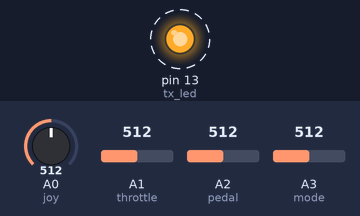
Recording of a sketch running on a simulated Arduino Uno, built with avr-gcc and run on an emulated ATmega328P. On the bench: output pins drawn as LEDs (lit = HIGH). Dashed ring = blinking. The inputs (shaded band) are chosen by the test bench; at power-on: A0 (joy) = 512, A1 (throttle) = 512, A2 (pedal) = 512, A3 (mode) = 512. No radio packets arrive unless stated; pins used as bus, display or sensor lines are not drawn.

Above: at 0.03 s.
Timing chart, 0 to 3.0 s (numbered marks = the images above):
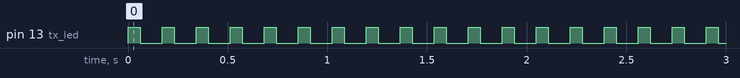

The sketch:

v5_tx.ino
```cpp
/*  author: jlicari, UX - Electronics, Ryerson Helium
 *  Created: 14 Sep 2019
 *  demo_v5
 *  This code corresponds to the demo_v5 transmitter wiring diagram
 *  Contains 4 flight mode buttons, indicator LEDs, 3 controls, 433MHz Tx
 */

#include <VirtualWire.h>
#include "v5_tx.h"

void setup() {

  select = 0; // Initialize flight mode to 0 - Idle state

  // Set pins to analog input
  pinMode(throttle, INPUT);
  pinMode(pedal, INPUT);
  pinMode(joy, INPUT);
  pinMode(mode, INPUT);

  // Set LED flight mode LEDs as output
  pinMode(s0, OUTPUT);
  pinMode(s1, OUTPUT);
  pinMode(s2, OUTPUT);
  pinMode(s3, OUTPUT);

  // Tx initialization
  vw_set_tx_pin(tx); // Set transmit pin
  vw_setup(2000); // Bits per second
  pinMode(tx_led, OUTPUT);

  // Initialize Serial monitor
  Serial.begin(9600);
}


void loop() {

  // Read in the state variable
  sel = analogRead(mode);

  // Only run state check if there has been a change in ANALOG voltage
  if (sel != old && sel != 0) { // NOTE: This only works if the ANALOG signal is consistent and steady

    // Determine the state based on the analog voltage
    if (sel >= exp0*0.995 && sel <= exp0*1.005)
      select = 0;
    else if (sel >= exp1*0.995 && sel <= exp1*1.005)
      select = 1;
    else if (sel >= exp2*0.995 && sel <= exp2*1.005)
      select = 2;
    else if (sel >= exp3*0.995 && sel <= exp3*1.005)
      select = 3;

    old = sel;
  }

  // output_var = analogRead(pin_var);
  throttle_out = analogRead(throttle);
  pedal_out = analogRead(pedal);
  joy_out = analogRead(joy);

  //rdVolt(); // Print the controls' analog voltage to the Serial monitor

  // Map the 10-bit ADC digital signal to an 8-bit digital signal for the DAC
  pedal_out = map(pedal_out, 0, 1023, 0, 255);
  throttle_out = map(throttle_out, 0, 1023, 0, 255);
  joy_out = map(joy_out, 0, 1023, 0, 255);

  // Switch case for flight mode selection
  switch (select) {
     case 0:
      //Serial.println("Enter Idle State");
      digitalWrite(s0, HIGH);
      digitalWrite(s1, LOW);
      digitalWrite(s2, LOW);
      digitalWrite(s3, LOW);
      break;

     case 1:
      //Serial.println("Enter Flight State");
      digitalWrite(s0, LOW);
      digitalWrite(s1, HIGH);
      digitalWrite(s2, LOW);
      digitalWrite(s3, LOW);
      break;

     case 2:
      //Serial.println("Enter Pan State");
      digitalWrite(s0, LOW);
      digitalWrite(s1, LOW);
      digitalWrite(s2, HIGH);
      digitalWrite(s3, LOW);
      break;

     case 3:
      //Serial.println("Enter 1:1 State");
      digitalWrite(s0, LOW);
      digitalWrite(s1, LOW);
      digitalWrite(s2, LOW);
      digitalWrite(s3, HIGH);
      break;

     default: // In the event of mode select failure, vehicle maintains its position
      //Serial.println("Enter Default(Idle) State");
      digitalWrite(s0, HIGH);
      digitalWrite(s1, HIGH);
      digitalWrite(s2, HIGH);
      digitalWrite(s3, HIGH);
      break;
  }

  send_data();

  // Delay to complete computation
  delay(10);
}

void send_data() {
  digitalWrite(tx_led, HIGH); // Begin transmit
  set_data(); // Substitute for reading values
  vw_send((uint8_t *)&data, sizeof(data));
  vw_wait_tx(); // Wait until the whole message sends
  digitalWrite(tx_led, LOW);
  delay(100);
}

void set_data() {
  data.f_mode = select;
  data.joy_dat = joy_out;
  data.ped_dat = pedal_out;
  data.thr_dat = throttle_out;
}

void rdVolt() {                       // Print the values to the serial monitor

  Serial.print("Throttle voltage = ");
  Serial.print(throttle_out);

  Serial.print("\nPedal pot. voltage = ");
  Serial.print(pedal_out);

  Serial.print("\nJoystick x-axis position {0,1023} = ");
  Serial.print(joy_out);

  Serial.print("\n\n-----------------");
}
```

v5_tx.h
```cpp
/*  author: jlicari, UX - Electronics, Ryerson Helium
 *  Created: 14 Sep 2019
 *  demo_v5 > v5_tx.h
 *  This header file contains definitions corresponding to v5_tx.ino
 */

#ifndef v5_tx.h
#define v5_tx_h

  // Define the expected analog values for the Flight Mode Select button
  #define exp0 1014 // 1k
  #define exp1 931 // 10k
  #define exp2 840 // 22k
  #define exp3 770 // 33k

  // Pin Assignments
  const int joy = A0;
  const int throttle = A1;
  const int pedal = A2;
  const int mode = A3;

  // LED pins
  const int s0 = 7;
  const int s1 = 6;
  const int s2 = 5;
  const int s3 = 4;

  // Analog variables
  int throttle_out = 0;
  int pedal_out = 0;
  int joy_out = 0;

  // Miscellaneous
  float op1, op2, op3, ftr;
  int old, sel, select; // Flight mode select variable

  // TX Variables
  const int tx_led = 13;
  const int tx = 12;

  struct Data_Packet {
    int f_mode;
    int joy_dat;
    int ped_dat;
    int thr_dat;
  };

  Data_Packet data;

#endif
```

Measured:
- by itself, pin 13 (tx_led): alternates HIGH for 0.06 s and LOW for 0.11 s
